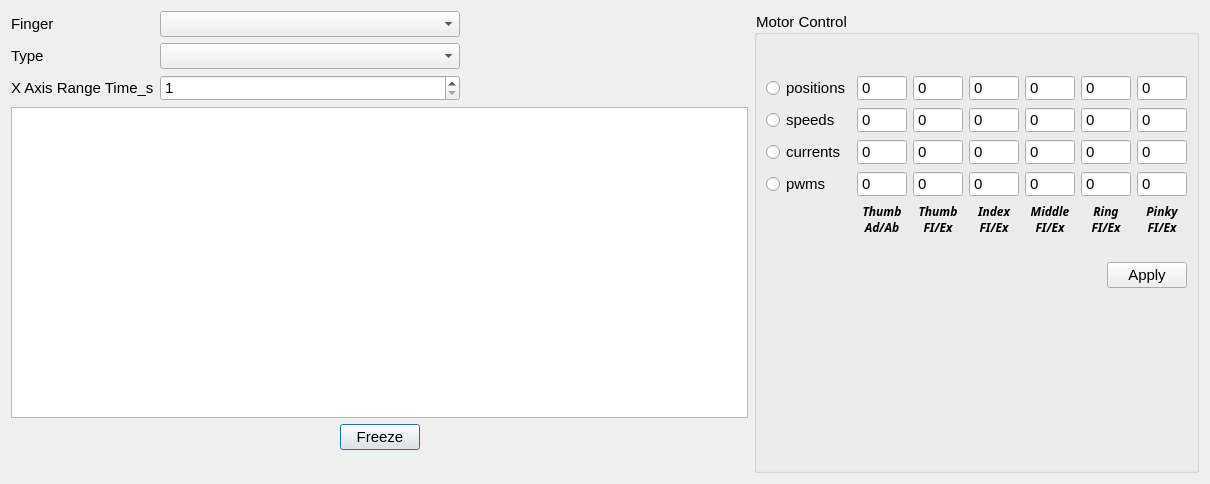
<?xml version="1.0" encoding="UTF-8"?>
<ui version="4.0">
 <class>Dialog</class>
 <widget class="QDialog" name="Dialog">
  <property name="geometry">
   <rect>
    <x>0</x>
    <y>0</y>
    <width>1210</width>
    <height>484</height>
   </rect>
  </property>
  <property name="windowTitle">
   <string>Motor Status</string>
  </property>
  <property name="styleSheet">
   <string notr="true">font: 11pt</string>
  </property>
  <layout class="QHBoxLayout" name="horizontalLayout_3" stretch="1,0">
   <item>
    <layout class="QVBoxLayout" name="verticalLayout_2">
     <item>
      <layout class="QFormLayout" name="formLayout">
       <item row="0" column="0">
        <widget class="QLabel" name="label_4">
         <property name="text">
          <string>Finger</string>
         </property>
        </widget>
       </item>
       <item row="0" column="1">
        <widget class="QComboBox" name="finger_comboBox">
         <property name="maximumSize">
          <size>
           <width>300</width>
           <height>16777215</height>
          </size>
         </property>
        </widget>
       </item>
       <item row="1" column="0">
        <widget class="QLabel" name="label_5">
         <property name="text">
          <string>Type</string>
         </property>
        </widget>
       </item>
       <item row="1" column="1">
        <widget class="QComboBox" name="type_comboBox">
         <property name="maximumSize">
          <size>
           <width>300</width>
           <height>16777215</height>
          </size>
         </property>
        </widget>
       </item>
       <item row="2" column="0">
        <widget class="QLabel" name="label">
         <property name="text">
          <string>X Axis Range Time_s</string>
         </property>
        </widget>
       </item>
       <item row="2" column="1">
        <widget class="QSpinBox" name="spinBox_x_axis_time_s">
         <property name="maximumSize">
          <size>
           <width>300</width>
           <height>16777215</height>
          </size>
         </property>
         <property name="minimum">
          <number>1</number>
         </property>
         <property name="maximum">
          <number>120</number>
         </property>
        </widget>
       </item>
      </layout>
     </item>
     <item>
      <layout class="QVBoxLayout" name="verticalLayout">
       <item>
        <widget class="PlotWidget" name="plot_widget">
         <property name="maximumSize">
          <size>
           <width>16777215</width>
           <height>400</height>
          </size>
         </property>
        </widget>
       </item>
       <item>
        <layout class="QHBoxLayout" name="horizontalLayout_2">
         <item>
          <spacer name="horizontalSpacer_2">
           <property name="orientation">
            <enum>Qt::Horizontal</enum>
           </property>
           <property name="sizeHint" stdset="0">
            <size>
             <width>40</width>
             <height>20</height>
            </size>
           </property>
          </spacer>
         </item>
         <item>
          <widget class="QPushButton" name="pushButton_freeze">
           <property name="text">
            <string>Freeze</string>
           </property>
          </widget>
         </item>
         <item>
          <spacer name="horizontalSpacer_3">
           <property name="orientation">
            <enum>Qt::Horizontal</enum>
           </property>
           <property name="sizeHint" stdset="0">
            <size>
             <width>40</width>
             <height>20</height>
            </size>
           </property>
          </spacer>
         </item>
        </layout>
       </item>
       <item>
        <widget class="QLabel" name="label_tips">
         <property name="text">
          <string/>
         </property>
        </widget>
       </item>
      </layout>
     </item>
    </layout>
   </item>
   <item>
    <widget class="QGroupBox" name="groupBox">
     <property name="title">
      <string>Motor Control</string>
     </property>
     <layout class="QVBoxLayout" name="verticalLayout_3">
      <property name="topMargin">
       <number>40</number>
      </property>
      <item>
       <layout class="QGridLayout" name="gridLayout">
        <item row="2" column="0">
         <widget class="QRadioButton" name="radioButton_motor_current">
          <property name="text">
           <string>currents</string>
          </property>
         </widget>
        </item>
        <item row="0" column="5">
         <widget class="QSpinBox" name="spinBox_positions_5">
          <property name="minimumSize">
           <size>
            <width>50</width>
            <height>0</height>
           </size>
          </property>
          <property name="buttonSymbols">
           <enum>QAbstractSpinBox::NoButtons</enum>
          </property>
          <property name="maximum">
           <number>100</number>
          </property>
         </widget>
        </item>
        <item row="0" column="1">
         <widget class="QSpinBox" name="spinBox_positions_1">
          <property name="minimumSize">
           <size>
            <width>50</width>
            <height>0</height>
           </size>
          </property>
          <property name="buttonSymbols">
           <enum>QAbstractSpinBox::NoButtons</enum>
          </property>
          <property name="maximum">
           <number>100</number>
          </property>
         </widget>
        </item>
        <item row="0" column="0">
         <widget class="QRadioButton" name="radioButton_motor_position">
          <property name="text">
           <string>positions</string>
          </property>
         </widget>
        </item>
        <item row="1" column="0">
         <widget class="QRadioButton" name="radioButton_motor_speed">
          <property name="text">
           <string>speeds</string>
          </property>
         </widget>
        </item>
        <item row="0" column="6">
         <widget class="QSpinBox" name="spinBox_positions_6">
          <property name="minimumSize">
           <size>
            <width>50</width>
            <height>0</height>
           </size>
          </property>
          <property name="buttonSymbols">
           <enum>QAbstractSpinBox::NoButtons</enum>
          </property>
          <property name="maximum">
           <number>100</number>
          </property>
         </widget>
        </item>
        <item row="0" column="2">
         <widget class="QSpinBox" name="spinBox_positions_2">
          <property name="minimumSize">
           <size>
            <width>50</width>
            <height>0</height>
           </size>
          </property>
          <property name="buttonSymbols">
           <enum>QAbstractSpinBox::NoButtons</enum>
          </property>
          <property name="maximum">
           <number>100</number>
          </property>
         </widget>
        </item>
        <item row="3" column="0">
         <widget class="QRadioButton" name="radioButton_motor_pwm">
          <property name="text">
           <string>pwms</string>
          </property>
         </widget>
        </item>
        <item row="0" column="4">
         <widget class="QSpinBox" name="spinBox_positions_4">
          <property name="minimumSize">
           <size>
            <width>50</width>
            <height>0</height>
           </size>
          </property>
          <property name="buttonSymbols">
           <enum>QAbstractSpinBox::NoButtons</enum>
          </property>
          <property name="maximum">
           <number>100</number>
          </property>
         </widget>
        </item>
        <item row="0" column="3">
         <widget class="QSpinBox" name="spinBox_positions_3">
          <property name="minimumSize">
           <size>
            <width>50</width>
            <height>0</height>
           </size>
          </property>
          <property name="buttonSymbols">
           <enum>QAbstractSpinBox::NoButtons</enum>
          </property>
          <property name="maximum">
           <number>100</number>
          </property>
         </widget>
        </item>
        <item row="4" column="1">
         <widget class="QLabel" name="label_2">
          <property name="font">
           <font>
            <family>新宋体</family>
            <pointsize>11</pointsize>
            <italic>false</italic>
            <bold>false</bold>
           </font>
          </property>
          <property name="text">
           <string>&lt;html&gt;&lt;head/&gt;&lt;body&gt;&lt;p&gt;&lt;span style=&quot; font-size:9pt; font-weight:700; font-style:italic;&quot;&gt;Thumb&lt;br/&gt;Ad/Ab&lt;/span&gt;&lt;/p&gt;&lt;/body&gt;&lt;/html&gt;</string>
          </property>
          <property name="alignment">
           <set>Qt::AlignCenter</set>
          </property>
         </widget>
        </item>
        <item row="4" column="2">
         <widget class="QLabel" name="label_3">
          <property name="font">
           <font>
            <family>新宋体</family>
            <pointsize>11</pointsize>
            <italic>false</italic>
            <bold>false</bold>
           </font>
          </property>
          <property name="text">
           <string>&lt;html&gt;&lt;head/&gt;&lt;body&gt;&lt;p&gt;&lt;span style=&quot; font-size:9pt; font-weight:700; font-style:italic;&quot;&gt;Thumb&lt;br/&gt;FI/Ex&lt;/span&gt;&lt;/p&gt;&lt;/body&gt;&lt;/html&gt;</string>
          </property>
          <property name="alignment">
           <set>Qt::AlignCenter</set>
          </property>
         </widget>
        </item>
        <item row="4" column="3">
         <widget class="QLabel" name="label_7">
          <property name="font">
           <font>
            <family>新宋体</family>
            <pointsize>11</pointsize>
            <italic>false</italic>
            <bold>false</bold>
           </font>
          </property>
          <property name="text">
           <string>&lt;html&gt;&lt;head/&gt;&lt;body&gt;&lt;p&gt;&lt;span style=&quot; font-size:9pt; font-weight:700; font-style:italic;&quot;&gt;Index&lt;br/&gt;FI/Ex&lt;/span&gt;&lt;/p&gt;&lt;/body&gt;&lt;/html&gt;</string>
          </property>
          <property name="alignment">
           <set>Qt::AlignCenter</set>
          </property>
         </widget>
        </item>
        <item row="4" column="4">
         <widget class="QLabel" name="label_8">
          <property name="font">
           <font>
            <family>新宋体</family>
            <pointsize>11</pointsize>
            <italic>false</italic>
            <bold>false</bold>
           </font>
          </property>
          <property name="text">
           <string>&lt;html&gt;&lt;head/&gt;&lt;body&gt;&lt;p&gt;&lt;span style=&quot; font-size:9pt; font-weight:700; font-style:italic;&quot;&gt;Middle&lt;br/&gt;FI/Ex&lt;/span&gt;&lt;/p&gt;&lt;/body&gt;&lt;/html&gt;</string>
          </property>
          <property name="alignment">
           <set>Qt::AlignCenter</set>
          </property>
         </widget>
        </item>
        <item row="4" column="5">
         <widget class="QLabel" name="label_9">
          <property name="font">
           <font>
            <family>新宋体</family>
            <pointsize>11</pointsize>
            <italic>false</italic>
            <bold>false</bold>
           </font>
          </property>
          <property name="text">
           <string>&lt;html&gt;&lt;head/&gt;&lt;body&gt;&lt;p&gt;&lt;span style=&quot; font-size:9pt; font-weight:700; font-style:italic;&quot;&gt;Ring&lt;br/&gt;FI/Ex&lt;/span&gt;&lt;/p&gt;&lt;/body&gt;&lt;/html&gt;</string>
          </property>
          <property name="alignment">
           <set>Qt::AlignCenter</set>
          </property>
         </widget>
        </item>
        <item row="4" column="6">
         <widget class="QLabel" name="label_10">
          <property name="font">
           <font>
            <family>新宋体</family>
            <pointsize>11</pointsize>
            <italic>false</italic>
            <bold>false</bold>
           </font>
          </property>
          <property name="text">
           <string>&lt;html&gt;&lt;head/&gt;&lt;body&gt;&lt;p&gt;&lt;span style=&quot; font-size:9pt; font-weight:700; font-style:italic;&quot;&gt;Pinky&lt;br/&gt;FI/Ex&lt;/span&gt;&lt;/p&gt;&lt;/body&gt;&lt;/html&gt;</string>
          </property>
          <property name="alignment">
           <set>Qt::AlignCenter</set>
          </property>
         </widget>
        </item>
        <item row="1" column="1">
         <widget class="QSpinBox" name="spinBox_speed_1">
          <property name="buttonSymbols">
           <enum>QAbstractSpinBox::NoButtons</enum>
          </property>
          <property name="minimum">
           <number>-100</number>
          </property>
          <property name="maximum">
           <number>100</number>
          </property>
         </widget>
        </item>
        <item row="1" column="2">
         <widget class="QSpinBox" name="spinBox_speed_2">
          <property name="buttonSymbols">
           <enum>QAbstractSpinBox::NoButtons</enum>
          </property>
          <property name="minimum">
           <number>-100</number>
          </property>
          <property name="maximum">
           <number>100</number>
          </property>
         </widget>
        </item>
        <item row="1" column="3">
         <widget class="QSpinBox" name="spinBox_speed_3">
          <property name="buttonSymbols">
           <enum>QAbstractSpinBox::NoButtons</enum>
          </property>
          <property name="minimum">
           <number>-100</number>
          </property>
          <property name="maximum">
           <number>100</number>
          </property>
         </widget>
        </item>
        <item row="1" column="4">
         <widget class="QSpinBox" name="spinBox_speed_4">
          <property name="buttonSymbols">
           <enum>QAbstractSpinBox::NoButtons</enum>
          </property>
          <property name="minimum">
           <number>-100</number>
          </property>
          <property name="maximum">
           <number>100</number>
          </property>
         </widget>
        </item>
        <item row="1" column="5">
         <widget class="QSpinBox" name="spinBox_speed_5">
          <property name="buttonSymbols">
           <enum>QAbstractSpinBox::NoButtons</enum>
          </property>
          <property name="minimum">
           <number>-100</number>
          </property>
          <property name="maximum">
           <number>100</number>
          </property>
         </widget>
        </item>
        <item row="1" column="6">
         <widget class="QSpinBox" name="spinBox_speed_6">
          <property name="buttonSymbols">
           <enum>QAbstractSpinBox::NoButtons</enum>
          </property>
          <property name="minimum">
           <number>-100</number>
          </property>
          <property name="maximum">
           <number>100</number>
          </property>
         </widget>
        </item>
        <item row="2" column="1">
         <widget class="QSpinBox" name="spinBox_current_1">
          <property name="buttonSymbols">
           <enum>QAbstractSpinBox::NoButtons</enum>
          </property>
          <property name="maximum">
           <number>100</number>
          </property>
         </widget>
        </item>
        <item row="2" column="2">
         <widget class="QSpinBox" name="spinBox_current_2">
          <property name="buttonSymbols">
           <enum>QAbstractSpinBox::NoButtons</enum>
          </property>
          <property name="maximum">
           <number>100</number>
          </property>
         </widget>
        </item>
        <item row="2" column="3">
         <widget class="QSpinBox" name="spinBox_current_3">
          <property name="buttonSymbols">
           <enum>QAbstractSpinBox::NoButtons</enum>
          </property>
          <property name="maximum">
           <number>100</number>
          </property>
         </widget>
        </item>
        <item row="2" column="4">
         <widget class="QSpinBox" name="spinBox_current_4">
          <property name="buttonSymbols">
           <enum>QAbstractSpinBox::NoButtons</enum>
          </property>
          <property name="maximum">
           <number>100</number>
          </property>
         </widget>
        </item>
        <item row="2" column="5">
         <widget class="QSpinBox" name="spinBox_current_5">
          <property name="buttonSymbols">
           <enum>QAbstractSpinBox::NoButtons</enum>
          </property>
          <property name="maximum">
           <number>100</number>
          </property>
         </widget>
        </item>
        <item row="2" column="6">
         <widget class="QSpinBox" name="spinBox_current_6">
          <property name="buttonSymbols">
           <enum>QAbstractSpinBox::NoButtons</enum>
          </property>
          <property name="maximum">
           <number>100</number>
          </property>
         </widget>
        </item>
        <item row="3" column="1">
         <widget class="QSpinBox" name="spinBox_pwm_1">
          <property name="buttonSymbols">
           <enum>QAbstractSpinBox::NoButtons</enum>
          </property>
          <property name="minimum">
           <number>-100</number>
          </property>
          <property name="maximum">
           <number>100</number>
          </property>
         </widget>
        </item>
        <item row="3" column="2">
         <widget class="QSpinBox" name="spinBox_pwm_2">
          <property name="buttonSymbols">
           <enum>QAbstractSpinBox::NoButtons</enum>
          </property>
          <property name="minimum">
           <number>-100</number>
          </property>
          <property name="maximum">
           <number>100</number>
          </property>
         </widget>
        </item>
        <item row="3" column="3">
         <widget class="QSpinBox" name="spinBox_pwm_3">
          <property name="buttonSymbols">
           <enum>QAbstractSpinBox::NoButtons</enum>
          </property>
          <property name="minimum">
           <number>-100</number>
          </property>
          <property name="maximum">
           <number>100</number>
          </property>
         </widget>
        </item>
        <item row="3" column="4">
         <widget class="QSpinBox" name="spinBox_pwm_4">
          <property name="buttonSymbols">
           <enum>QAbstractSpinBox::NoButtons</enum>
          </property>
          <property name="minimum">
           <number>-100</number>
          </property>
          <property name="maximum">
           <number>100</number>
          </property>
         </widget>
        </item>
        <item row="3" column="5">
         <widget class="QSpinBox" name="spinBox_pwm_5">
          <property name="buttonSymbols">
           <enum>QAbstractSpinBox::NoButtons</enum>
          </property>
          <property name="minimum">
           <number>-100</number>
          </property>
          <property name="maximum">
           <number>100</number>
          </property>
         </widget>
        </item>
        <item row="3" column="6">
         <widget class="QSpinBox" name="spinBox_pwm_6">
          <property name="buttonSymbols">
           <enum>QAbstractSpinBox::NoButtons</enum>
          </property>
          <property name="minimum">
           <number>-100</number>
          </property>
          <property name="maximum">
           <number>100</number>
          </property>
         </widget>
        </item>
       </layout>
      </item>
      <item>
       <spacer name="verticalSpacer_2">
        <property name="orientation">
         <enum>Qt::Vertical</enum>
        </property>
        <property name="sizeType">
         <enum>QSizePolicy::Fixed</enum>
        </property>
        <property name="sizeHint" stdset="0">
         <size>
          <width>20</width>
          <height>20</height>
         </size>
        </property>
       </spacer>
      </item>
      <item>
       <layout class="QHBoxLayout" name="horizontalLayout">
        <item>
         <spacer name="horizontalSpacer">
          <property name="orientation">
           <enum>Qt::Horizontal</enum>
          </property>
          <property name="sizeHint" stdset="0">
           <size>
            <width>40</width>
            <height>20</height>
           </size>
          </property>
         </spacer>
        </item>
        <item>
         <widget class="QPushButton" name="pushButton_apply">
          <property name="text">
           <string>Apply</string>
          </property>
         </widget>
        </item>
       </layout>
      </item>
      <item>
       <spacer name="verticalSpacer">
        <property name="orientation">
         <enum>Qt::Vertical</enum>
        </property>
        <property name="sizeHint" stdset="0">
         <size>
          <width>20</width>
          <height>226</height>
         </size>
        </property>
       </spacer>
      </item>
     </layout>
    </widget>
   </item>
  </layout>
 </widget>
 <customwidgets>
  <customwidget>
   <class>PlotWidget</class>
   <extends>QGraphicsView</extends>
   <header>pyqtgraph</header>
  </customwidget>
 </customwidgets>
 <resources/>
 <connections/>
</ui>
